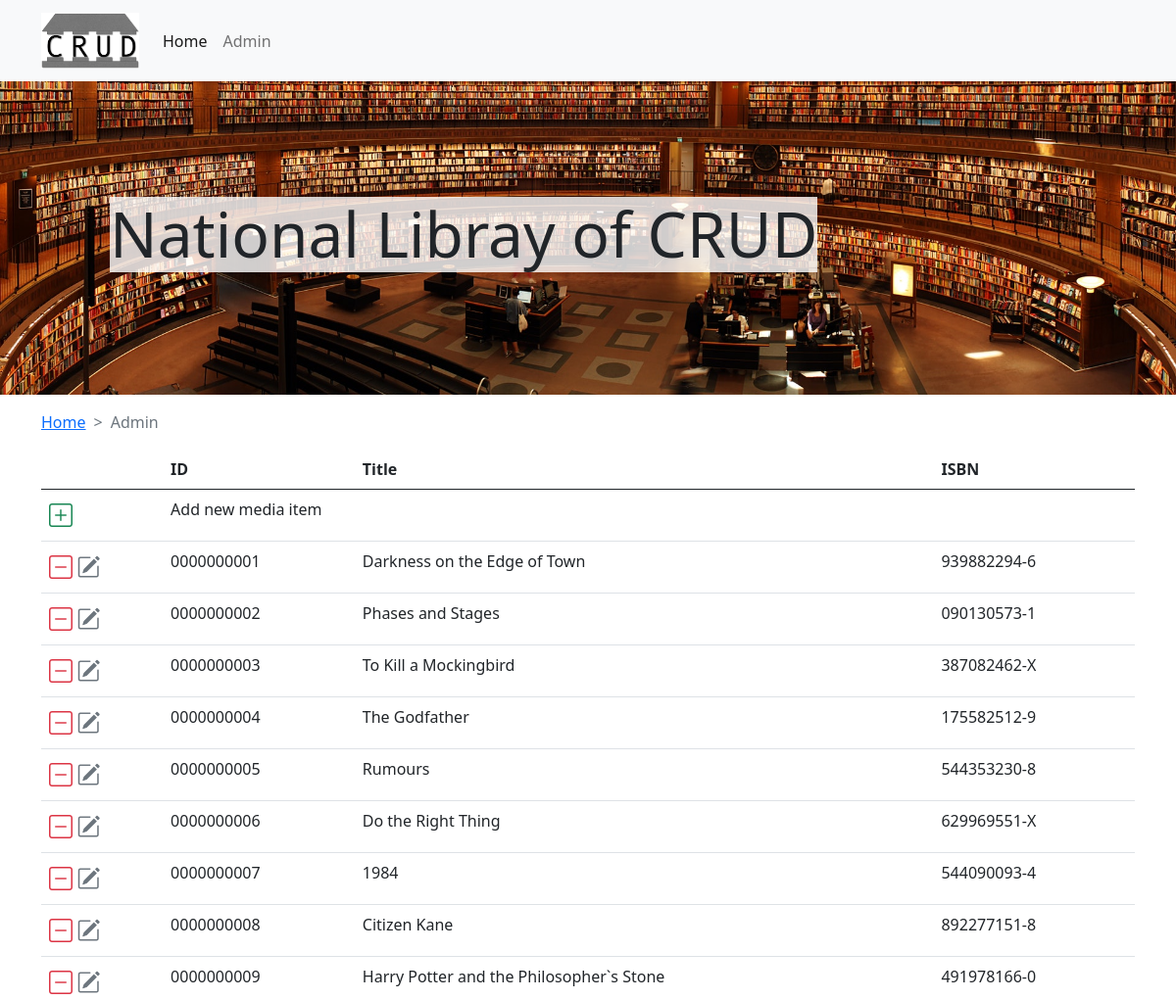
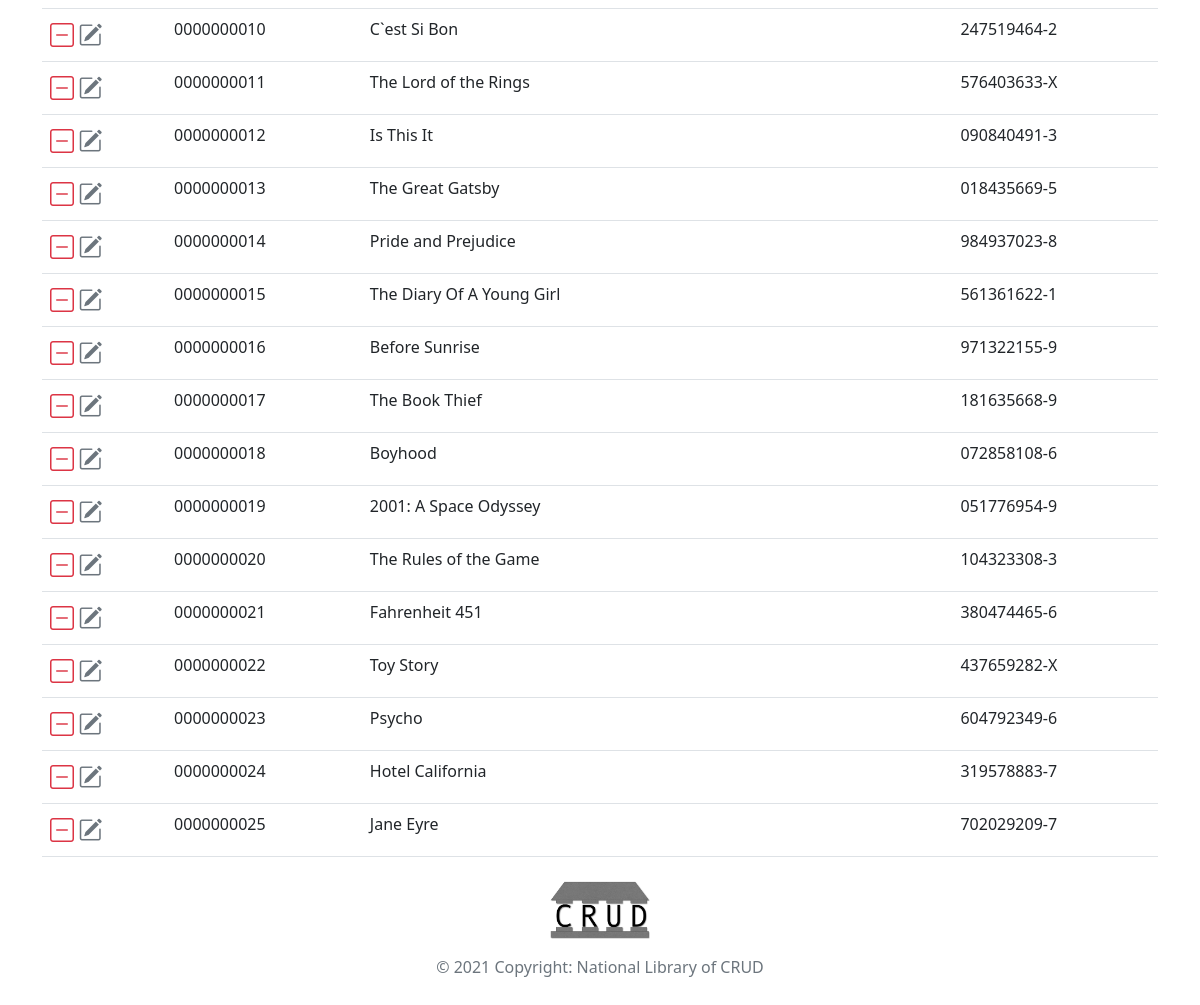
The app's page /admin.php with its own data (2 pictures, top to bottom).
### tables this page shows
CREATE TABLE `media` (
  `mid` int(10) UNSIGNED ZEROFILL NOT NULL,
  `title` varchar(50) NOT NULL,
  `image` varchar(2000) NOT NULL,
  `isbn` char(13) NOT NULL,
  `description` text NOT NULL,
  `pub_date` date NOT NULL,
  `isAvailable` tinyint(1) NOT NULL,
  `type` enum('book','cd','dvd','') NOT NULL,
  `pid` int(10) UNSIGNED ZEROFILL NOT NULL
);

### components/c_admin.php (the view, shortened to what this page needs)
<?php
    require_once 'actions/db_connect.php';
    $sql = "SELECT mid,title,isbn FROM media";
    $fetch_result = $mysqli->query($sql);
?>
<nav style="--bs-breadcrumb-divider: '>';" aria-label="breadcrumb">
    <ol class="breadcrumb">
        <li class="breadcrumb-item"><a href="index.php">Home</a></li>
        <li class="breadcrumb-item active" aria-current="page">Admin</li>
    </ol>
</nav>
<table class="table">
    <thead>
        <tr>
            <th scope="col"></th>
            <th scope="col">ID</th>
            <th scope="col">Title</th>
            <th scope="col">ISBN</th>
        </tr>
    </thead>
    <tbody>
        <tr>
            <td><a href="modify.php?action=add" class="bi bi-plus-square fs-4 text-success "></a></td>
            <td colspan="4">Add new media item</td>
        </tr>
        <?php
            while ($media = $fetch_result->fetch_assoc()) {
                echo '
                    <tr>
                        <td>
                            <a href="modify.php?action=delete&mid='.$media["mid"].'" class="bi bi-dash-square text-danger fs-4"></a>
                            <a href="modify.php?action=modify&mid='.$media["mid"].'" class="bi bi-pencil-square text-secondary fs-4"></a>
                        </td>
                        <td>'.$media["mid"].'</td>
                        <td>'.$media["title"].'</td>
                        <td>'.$media["isbn"].'</td>
                    </tr>';
            }
        ?>
    </tbody>
</table>

### css/style.css (style rules this page uses)
.logo { width: 100px; max-height: 100%; object-fit: contain; }
.hero { background: #fff url(../img/pexels-tamas-meszaros-12064.jpg) no-repeat center center; background-size: cover; height: 40vh; }
.bg-darker { background-color: rgba(255, 255, 255, 0.8); display: inline-block; }

### records on screen
media: mid "0000000001", title "Darkness on the Edge of Town", isbn "939882294-6"
media: mid "0000000002", title "Phases and Stages", isbn "090130573-1"
media: mid "0000000003", title "To Kill a Mockingbird", isbn "387082462-X"
media: mid "0000000004", title "The Godfather", isbn "175582512-9"
media: mid "0000000005", title "Rumours", isbn "544353230-8"
media: mid "0000000006", title "Do the Right Thing", isbn "629969551-X"
media: mid "0000000007", title "1984", isbn "544090093-4"
media: mid "0000000008", title "Citizen Kane", isbn "892277151-8"
media: mid "0000000009", title "Harry Potter and the Philosopher`s Stone", isbn "491978166-0"
media: mid "0000000010", title "C`est Si Bon", isbn "247519464-2"
media: mid "0000000011", title "The Lord of the Rings", isbn "576403633-X"
media: mid "0000000012", title "Is This It", isbn "090840491-3"
media: mid "0000000013", title "The Great Gatsby", isbn "018435669-5"
media: mid "0000000014", title "Pride and Prejudice", isbn "984937023-8"
media: mid "0000000015", title "The Diary Of A Young Girl", isbn "561361622-1"
media: mid "0000000016", title "Before Sunrise", isbn "971322155-9"
media: mid "0000000017", title "The Book Thief", isbn "181635668-9"
media: mid "0000000018", title "Boyhood", isbn "072858108-6"
media: mid "0000000019", title "2001: A Space Odyssey", isbn "051776954-9"
media: mid "0000000020", title "The Rules of the Game", isbn "104323308-3"
media: mid "0000000021", title "Fahrenheit 451", isbn "380474465-6"
media: mid "0000000022", title "Toy Story", isbn "437659282-X"
media: mid "0000000023", title "Psycho", isbn "604792349-6"
media: mid "0000000024", title "Hotel California", isbn "319578883-7"
media: mid "0000000025", title "Jane Eyre", isbn "702029209-7"
